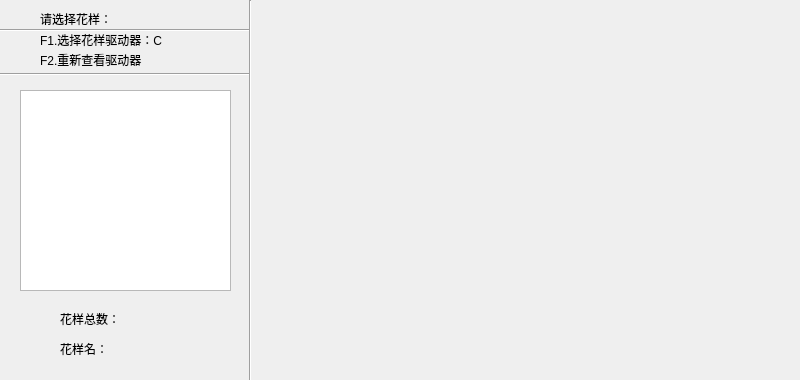
<?xml version="1.0" encoding="UTF-8"?>
<ui version="4.0">
 <class>EnterForm</class>
 <widget class="QWidget" name="EnterForm">
  <property name="geometry">
   <rect>
    <x>0</x>
    <y>0</y>
    <width>800</width>
    <height>380</height>
   </rect>
  </property>
  <property name="focusPolicy">
   <enum>Qt::NoFocus</enum>
  </property>
  <property name="windowTitle">
   <string>Form</string>
  </property>
  <property name="autoFillBackground">
   <bool>true</bool>
  </property>
  <widget class="QLabel" name="label">
   <property name="geometry">
    <rect>
     <x>40</x>
     <y>10</y>
     <width>101</width>
     <height>17</height>
    </rect>
   </property>
   <property name="autoFillBackground">
    <bool>true</bool>
   </property>
   <property name="text">
    <string>请选择花样：</string>
   </property>
  </widget>
  <widget class="Line" name="line">
   <property name="geometry">
    <rect>
     <x>240</x>
     <y>0</y>
     <width>20</width>
     <height>381</height>
    </rect>
   </property>
   <property name="orientation">
    <enum>Qt::Vertical</enum>
   </property>
  </widget>
  <widget class="Line" name="line_2">
   <property name="geometry">
    <rect>
     <x>0</x>
     <y>20</y>
     <width>250</width>
     <height>20</height>
    </rect>
   </property>
   <property name="orientation">
    <enum>Qt::Horizontal</enum>
   </property>
  </widget>
  <widget class="Line" name="line_3">
   <property name="geometry">
    <rect>
     <x>0</x>
     <y>64</y>
     <width>250</width>
     <height>20</height>
    </rect>
   </property>
   <property name="orientation">
    <enum>Qt::Horizontal</enum>
   </property>
  </widget>
  <widget class="QGraphicsView" name="graphicsView">
   <property name="geometry">
    <rect>
     <x>20</x>
     <y>90</y>
     <width>211</width>
     <height>201</height>
    </rect>
   </property>
   <property name="focusPolicy">
    <enum>Qt::NoFocus</enum>
   </property>
  </widget>
  <widget class="QLabel" name="label_2">
   <property name="geometry">
    <rect>
     <x>40</x>
     <y>31</y>
     <width>161</width>
     <height>17</height>
    </rect>
   </property>
   <property name="autoFillBackground">
    <bool>true</bool>
   </property>
   <property name="text">
    <string>F1.选择花样驱动器：C</string>
   </property>
  </widget>
  <widget class="QLabel" name="label_3">
   <property name="geometry">
    <rect>
     <x>40</x>
     <y>51</y>
     <width>151</width>
     <height>17</height>
    </rect>
   </property>
   <property name="autoFillBackground">
    <bool>true</bool>
   </property>
   <property name="text">
    <string>F2.重新查看驱动器</string>
   </property>
  </widget>
  <widget class="QLabel" name="label_4">
   <property name="geometry">
    <rect>
     <x>60</x>
     <y>310</y>
     <width>151</width>
     <height>17</height>
    </rect>
   </property>
   <property name="autoFillBackground">
    <bool>true</bool>
   </property>
   <property name="text">
    <string>花样总数：</string>
   </property>
  </widget>
  <widget class="QLabel" name="label_5">
   <property name="geometry">
    <rect>
     <x>60</x>
     <y>340</y>
     <width>151</width>
     <height>17</height>
    </rect>
   </property>
   <property name="autoFillBackground">
    <bool>true</bool>
   </property>
   <property name="text">
    <string>花样名：</string>
   </property>
  </widget>
 </widget>
 <resources/>
 <connections/>
</ui>
